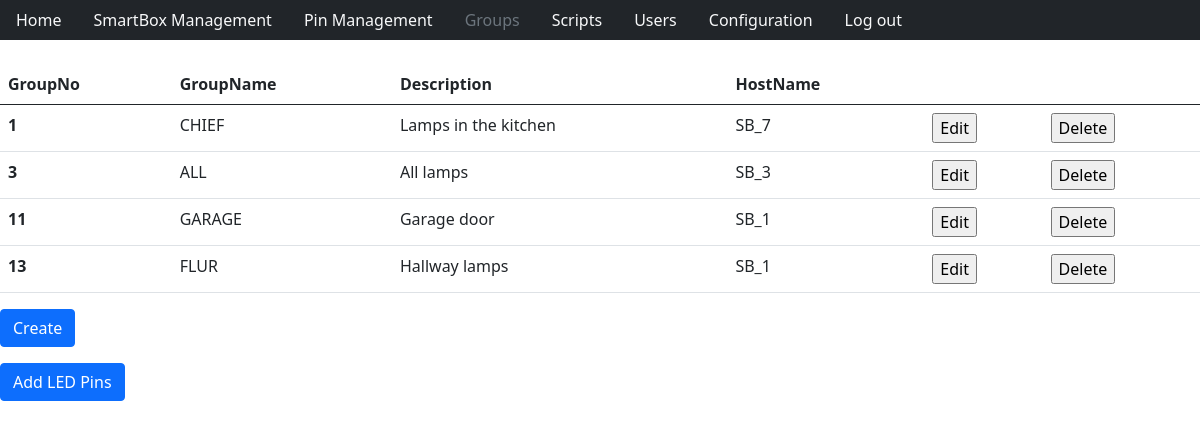
/groups.php (signed in), run on the app's committed database.
### tables this page shows
CREATE TABLE `groups` (
  `GroupNo` int(11) NOT NULL AUTO_INCREMENT,
  `GroupName` varchar(20) DEFAULT NULL,
  `Description` varchar(50) DEFAULT NULL,
  `HostName` varchar(16) DEFAULT NULL,
  PRIMARY KEY (`GroupNo`),
  KEY `HostName` (`HostName`),
  CONSTRAINT `group_ibfk_1` FOREIGN KEY (`HostName`) REFERENCES `smartboxes` (`HostName`) ON UPDATE CASCADE ON DELETE CASCADE
);

### groups.php (the view, shortened to what this page needs)
<?php
    include_once "htmlHead.php";
    include_once "databaseConnect.php";
    include_once "navigationBar.php";
?>
    <body>
        <?php
            if($_SESSION["userIsAdmin"]==0){
                $sqlStatement = $connection->prepare("SELECT * from groups where HostName=(select HostName from smartboxes where UserNo=(select UserNo from users where UserName=?))");
                $sqlStatement->bind_param("s", $_SESSION["currentUser"]);
                $sqlStatement->execute();
                $result = $sqlStatement->get_result();
            }else{
                $result = $connection->query("SELECT * from groups");
            }
            if ($result) {
                ?>
                <table class="table">
                    <thead>
                        <tr>
                            <th scope="col">GroupNo</th>
                            <th scope="col">GroupName</th>
                            <th scope="col">Description</th>
                            <th scope="col">HostName</th>
                            <th scope="col"></th>
                            <th scope="col"></th>
                        </tr>
                    </thead>
                    <tbody>
                        <?php
                        while ($row = $result->fetch_assoc()) {?>
                            <tr>
                                <th scope="row"><?= $row["GroupNo"] ?></th>
                                <td><?= $row["GroupName"] ?></td>
                                <td><?= $row["Description"] ?></td>
                                <td><?= $row["HostName"] ?></td>
                                <?php if($_SESSION["userIsAdmin"]==1){?>
                                    <td>
                                        <form method="POST">
                                            <input type="submit" value="Edit">
                                        </form>
                                    </td>
                                    <td>
                                        <form method="POST">
                                            <input type="submit" value="Delete">
                                        </form>
                                    </td>
                                <?php }?>
                            </tr>
                        <?php }?>
                    </tbody>
                </table>
<?php
            }  else {
                print "Something went wrong selecting data";
            }
        ?>
        <?php
    if($_SESSION["userIsAdmin"]==1){
        ?>
        <div class="mb-3">
            <form action="" method="post">
                <input type="submit" class="btn btn-primary" value="Create">
            </form>
        </div>
        <div class="mb-3">
            <form action="" method="post">
                <input type="submit" class="btn btn-primary" value="Add LED Pins"></input>
            </form>
        </div>
<?php
    }
    ?>
    </body>
</html>

### data on the page
groups: GroupNo "1", GroupName "CHIEF", Description "Lamps in the kitchen", HostName "SB_7"
groups: GroupNo "3", GroupName "ALL", Description "All lamps", HostName "SB_3"
groups: GroupNo "11", GroupName "GARAGE", Description "Garage door", HostName "SB_1"
groups: GroupNo "13", GroupName "FLUR", Description "Hallway lamps", HostName "SB_1"

### other printed values
$pageText "Home"
$pageText "SmartBox Management"
$pageText "Pin Management"
$pageText "Scripts"
$pageText "Users"
$pageText "Configuration"
